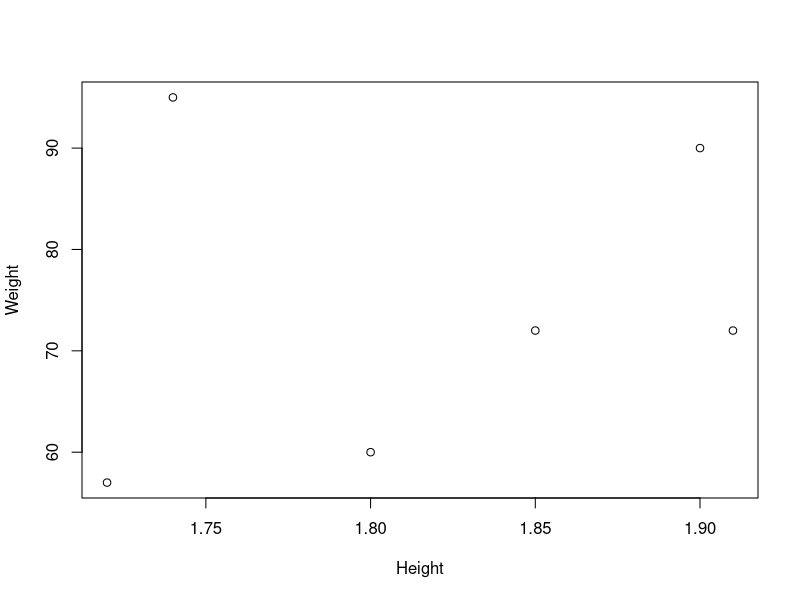
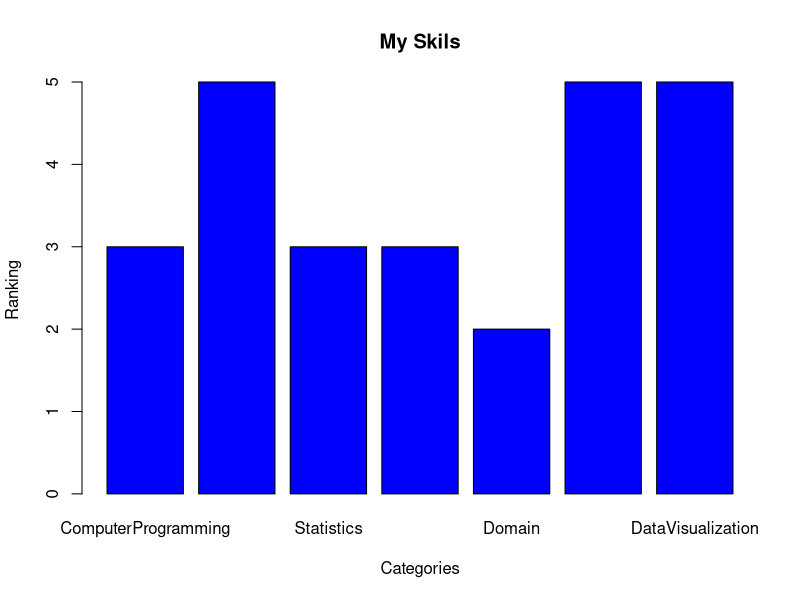

Here is the R script that generated these plots, in order:
## ---- chunk 1

## ---- chunk 2
#question #1
log(1000)
log10(1000)
log(-1000)
sqrt(1000)

#question #2
Vector <- c(10,25,3,11,5,9,13,21,4,11,15,18,3,14,19)
mean(Vector)
sd(Vector)

x<-rnorm (15)
x
mean(x)
sd(x)

y<-rnorm (15 , mean=10 , sd=2)
y
mean(y)
sd(y)

#question #3
Weight<- c(60,72,57,90,95,72)
Weight
height<-c(1.80,1.85,1.72,1.90,1.74,1.91)
height
plot(height, Weight, xlab="Height" , ylab="Weight")
BMI<- Weight/height^2
BMI
m<-mean(Weight)
m
diff <-(Weight-m)
diff

sum(diff)

sd(Weight)

#question #4
Category <- c("ComputerProgramming","Math","Statistics","MachineLearning","Domain","CommunicationandPresSkills","DataVisualization")
Ranking<- c(3,5,3,3,2,5,5)
Maryam=data.frame(Category , Ranking)
summary(Maryam)
Maryam
barplot(Ranking, names.arg= Category , xlab="Categories" , ylab="Ranking" , col="Blue" , main="My Skils")

